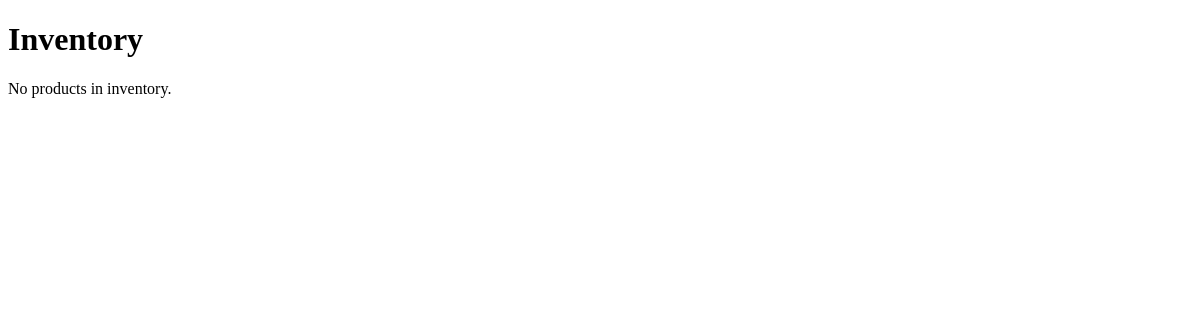
Before: /products/ with the older database file.
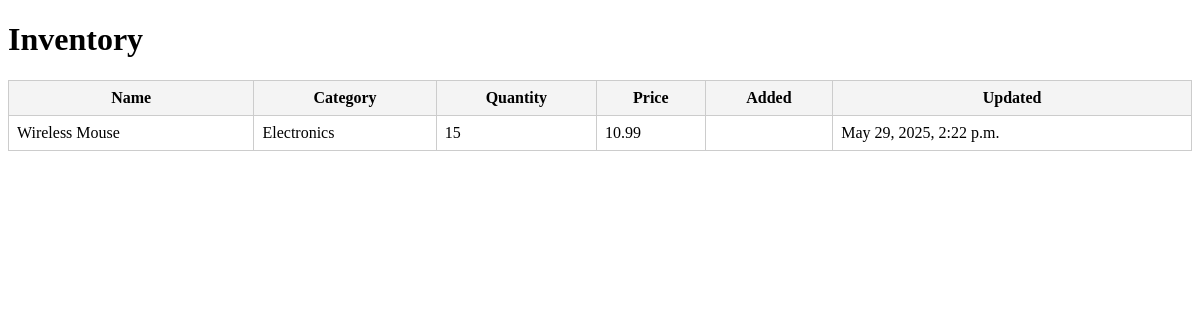
After: the same page with the newer database file.
### inventory/models.py (models this page shows, shortened)
class Product(models.Model):
    name = models.CharField(max_length=100)
    category = models.CharField(max_length=50, blank=True)
    quantity = models.IntegerField()
    price = models.DecimalField(max_digits=10, decimal_places=2)
    added_on = models.DateTimeField(default=timezone.now)
    last_updated = models.DateTimeField(auto_now=True)

### inventory/views.py (the view)
# urls.py: path("products/", views.product_list, name="product_list"),
def product_list(request):
    products = Product.objects.all()
    return render(request, "inventory/product_list.html", {"products": products})

### inventory/templates/inventory/product_list.html (shortened to what this page needs)
<!DOCTYPE html>
<html>
<head>
</head>
<body>
    <h1>Inventory</h1>
    {% if products %}
    <table>
        <thead>
            <tr>
                <th>Name</th>
                <th>Category</th>
                <th>Quantity</th>
                <th>Price</th>
                <th>Added</th>
                <th>Updated</th>
            </tr>
        </thead>
        <tbody>
            {% for product in products %}
            <tr>
                <td>{{ product.name }}</td>
                <td>{{ product.category }}</td>
                <td>{{ product.quantity }}</td>
                <td>{{ product.price }}</td>
                <td>{{ product.date_added }}</td>
                <td>{{ product.last_updated }}</td>
            </tr>
            {% endfor %}
        </tbody>
    </table>
    {% else %}
        <p>No products in inventory.</p>
    {% endif %}
</body>
</html>

Changed rows visible on the page:
added Product: name "Wireless Mouse", category "Electronics", quantity "15", price "10.99", last_updated "May 29, 2025, 2:22 p.m."
Other visible differences:
text no longer shown: "No products in inventory."
text now shown: "Name Category Quantity Price Added Updated"
